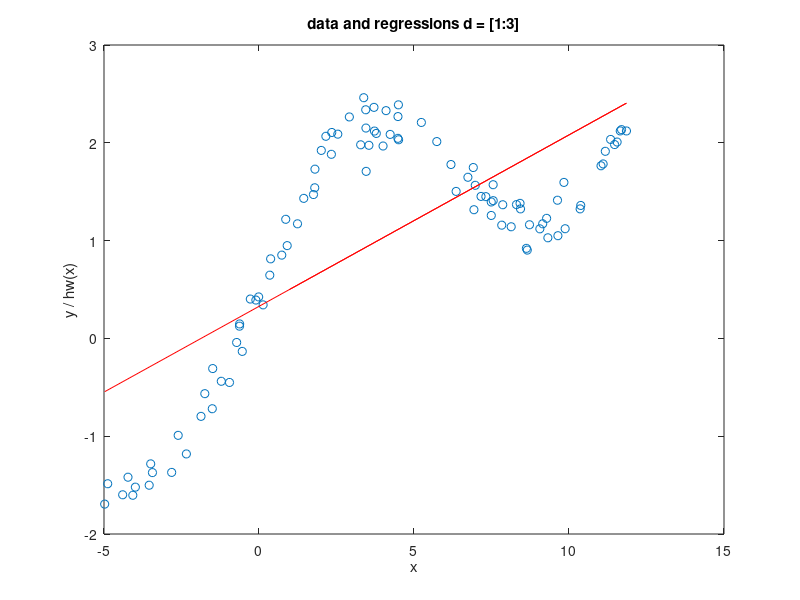

This chart was generated by the following MATLAB code: (Note: this script raises an error after producing the figure.)
% COMP 6321 Machine Learning, Fall 2016
% Federico O'Reilly Regueiro - 40012304
% Assignment 1, due September 30

%%%% Q 1a %%%%
x = load('hw1x.dat');
y = load('hw1y.dat');

% plot x against y, use circles and avoid plotting connecting lines
figh1 = figure(1);
set(figh1,'Units','normalized');
set(figh1,'Position',[0 0.2 0.8 0.7]);
plot(x, y, 'o');
title('data and regressions d = [1:3]');
ylabel('y / hw(x)');
xlabel('x');

%%%% Q 1b %%%%
x = [x, ones(length(x),1)];

% w = inv(x'*x) * x'*y;
w = (x' * x) \ x'*y;

hold on;

% just plot the lie between the en
endpoints = [min(x), max(x)];

plot(endpoints, (w(1).* endpoints + w(2)), 'r');

jh_lin = trainingErr(x, w, y);

%%%% Q 1e %%%% TODO is this a better fit? write in doc
[w2, x_prime] = PolyRegress(x,y,2);
plot(x(:,size(x,2)-1), x_prime*w2, 'g.')

jh_quad = trainingErr(x_prime, w2, y);

%%%% Q 1f %%%% TODO is this a better fit? write in doc
[w3, x_prime] = PolyRegress(x,y,3);
plot(x(:,size(x,2)-1), x_prime*w3, 'k+')

jh_cub = trainingErr(x_prime, w3, y);

legend('data points', ['linear, MSE=',num2str(jh_lin)], ...
  ['quadratic, MSE=', num2str(jh_quad)], ...
  ['cubic, MSE=', num2str(jh_cub)], 'location', 'southeast');
legend boxoff
hold off;

%print fig1.pdf

%%%% Q 1g - support %%%%
support_1g;

%%%% Q 1h %%%%
[d, train_error, test_error] = k_fold_cv (x, y, 5);
figh2 = figure(2);
set(figh2,'Units','normalized');
set(figh2,'Position',[0.1 0.15 0.8 0.7]);
subplot(1,2,1);
plot(mean(test_error, 2));
hold on;
% Plot the finite difference for the test errors
diff_abscissa = 2:size(test_error,1);
test_err_diff = diff(mean(test_error,2));
% plot non-positive finite difference
idx = test_err_diff < 0;
plot(diff_abscissa(idx),test_err_diff(idx), 'g*' );
% plot positive finite difference
idx = test_err_diff >= 0;
plot(diff_abscissa(idx),test_err_diff(idx), 'rx' );
plot(1:d+2, zeros(d+2, 1), 'k-');
hold off;
title('Data and regressions');
ylabel('validation MSE');
xlabel('d');
legend('mean of testing errors (mte)', ...
   'negative fd(mte)', ...
   'positive fd(mte)', 'location', 'southeast');
legend boxoff

[wd, x_poly] = PolyRegress(x,y,d);
jh_d = trainingErr(x_poly, wd, y);
subplot(1,2,2);
plot(x(:,1), y, 'o');
hold on;
plot(x(:, size(x,2)-1), x_poly*wd, 'r*'); 
hold off;
title('Data and polynomial regr. d obtained via 5-fold cv');
ylabel('y / hw(x)');
xlabel('x');
legend('data', [num2str(d), '-order regr., MSE=', ...
    num2str(jh_d)], 'location', 'southeast');
legend boxoff
    
%print fig2.pdf

% display to the console
mean_train_error = mean(train_error, 2)
mean_test_error = mean(test_error, 2)
    
%%%% Q 1i %%%%
[d, train_error_norm, test_error_norm] = k_fold_cv (x, y, 5, true);
figh3 = figure(3);
set(figh3,'Units','normalized');
set(figh3,'Position',[0.6 0.1 0.4 0.7]);
%%subplot(1,2,1);
plot(mean(test_error_norm, 2));
hold on;
% Plot the finite difference for the test errors
diff_abscissa = 2:size(test_error_norm,1);
test_err_norm_diff = diff(mean(test_error_norm,2));
% plot non-positive finite difference
idx = test_err_norm_diff < 0;
plot(diff_abscissa(idx),test_err_norm_diff(idx), 'g*' );
% plot positive finite difference
idx = test_err_norm_diff >= 0;
plot(diff_abscissa(idx),test_err_norm_diff(idx), 'rx' );
plot(1:d+2, zeros(d+2, 1), 'k-');
hold off;
title('Data and regressions, normalized');
ylabel('validation MSE');
xlabel('d');
legend('mean of testing errors (mte)', ...
   'negative fd(mte)', ...
   'positive fd(mte)', 'location', 'southeast');
legend boxoff

%print fig3.pdf
   
% display to the console
mean_train_error_norm = mean(train_error_norm, 2)
mean_test_error_norm = mean(test_error_norm, 2)

%%%% Q1 j - support %%%%
[wd_n, x_poly_n] = PolyRegress(x,y,d, true);
jh_d = trainingErr(x_poly_n, wd_n, y);
figure(4);
plot(x(:,1), y, 'o');
hold on;
plot(x(:,1)./max(x(:,1)), x_poly_n*wd_n, 'r*'); 
hold off;
title('Data and normalized polynomial regr.');
ylabel('y / hw(x)');
xlabel('x');
legend('data', [num2str(d), '-order regresion, MSE=', ...
    num2str(jh_d)], 'location', 'southeast');
legend boxoff

%print fig4.pdf
    
%%%% Q2 %%%%
Q2;



